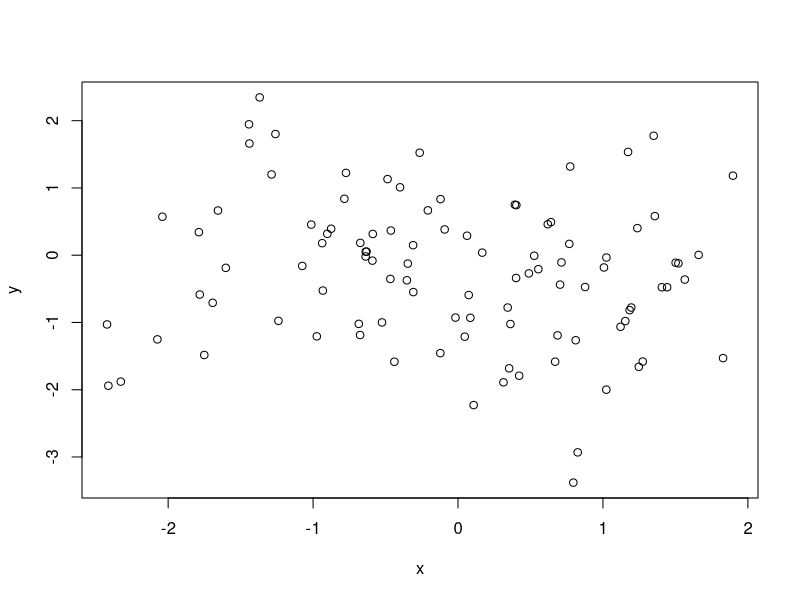

Reproduce this figure in R.
## ---- chunk 1
x <- rnorm(100)
y <- rnorm(100)
plot (x,y)
## ---- chunk 2
summary(x)
